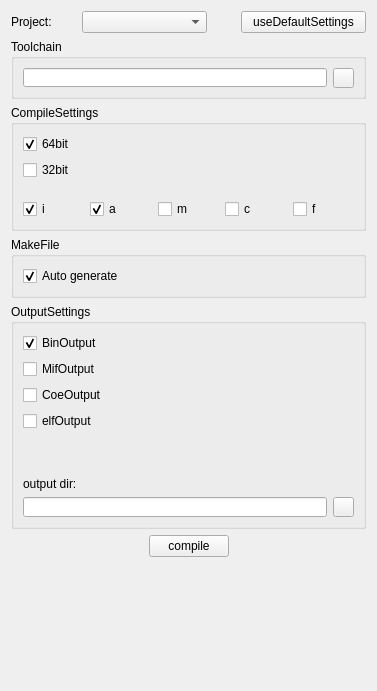
<?xml version="1.0" encoding="UTF-8"?>
<ui version="4.0">
 <class>CompileWidget</class>
 <widget class="QWidget" name="CompileWidget">
  <property name="geometry">
   <rect>
    <x>0</x>
    <y>0</y>
    <width>377</width>
    <height>691</height>
   </rect>
  </property>
  <property name="windowTitle">
   <string>Form</string>
  </property>
  <layout class="QVBoxLayout" name="verticalLayout_7">
   <item>
    <layout class="QHBoxLayout" name="horizontalLayout_4">
     <item>
      <widget class="QLabel" name="label">
       <property name="maximumSize">
        <size>
         <width>65</width>
         <height>16777215</height>
        </size>
       </property>
       <property name="text">
        <string>Project:</string>
       </property>
      </widget>
     </item>
     <item>
      <widget class="QComboBox" name="project_comboBox"/>
     </item>
     <item>
      <spacer name="horizontalSpacer_6">
       <property name="orientation">
        <enum>Qt::Horizontal</enum>
       </property>
       <property name="sizeType">
        <enum>QSizePolicy::Fixed</enum>
       </property>
       <property name="sizeHint" stdset="0">
        <size>
         <width>28</width>
         <height>13</height>
        </size>
       </property>
      </spacer>
     </item>
     <item>
      <widget class="QPushButton" name="useDefault_pushButton">
       <property name="text">
        <string>useDefaultSettings</string>
       </property>
      </widget>
     </item>
    </layout>
   </item>
   <item>
    <widget class="QGroupBox" name="groupBox_2">
     <property name="maximumSize">
      <size>
       <width>16777215</width>
       <height>60</height>
      </size>
     </property>
     <property name="toolTip">
      <string/>
     </property>
     <property name="title">
      <string>Toolchain</string>
     </property>
     <layout class="QHBoxLayout" name="horizontalLayout_2">
      <item>
       <widget class="QLineEdit" name="toolchain_lineEdit"/>
      </item>
      <item>
       <widget class="QPushButton" name="moreToolchain_pushButton">
        <property name="minimumSize">
         <size>
          <width>20</width>
          <height>20</height>
         </size>
        </property>
        <property name="maximumSize">
         <size>
          <width>21</width>
          <height>21</height>
         </size>
        </property>
        <property name="toolTip">
         <string>select</string>
        </property>
        <property name="text">
         <string/>
        </property>
        <property name="icon">
         <iconset resource="../icons/icons.qrc">
          <normaloff>:/pic/select.png</normaloff>:/pic/select.png</iconset>
        </property>
       </widget>
      </item>
     </layout>
    </widget>
   </item>
   <item>
    <layout class="QVBoxLayout" name="verticalLayout_4">
     <item>
      <widget class="QGroupBox" name="groupBox_3">
       <property name="title">
        <string>CompileSettings</string>
       </property>
       <layout class="QVBoxLayout" name="verticalLayout_3">
        <item>
         <layout class="QVBoxLayout" name="verticalLayout_2">
          <item>
           <widget class="QCheckBox" name="bit64_checkBox">
            <property name="text">
             <string>64bit</string>
            </property>
            <property name="checked">
             <bool>true</bool>
            </property>
           </widget>
          </item>
          <item>
           <widget class="QCheckBox" name="bit32_checkBox">
            <property name="text">
             <string>32bit</string>
            </property>
            <property name="checked">
             <bool>false</bool>
            </property>
           </widget>
          </item>
         </layout>
        </item>
        <item>
         <spacer name="verticalSpacer">
          <property name="orientation">
           <enum>Qt::Vertical</enum>
          </property>
          <property name="sizeType">
           <enum>QSizePolicy::Fixed</enum>
          </property>
          <property name="sizeHint" stdset="0">
           <size>
            <width>17</width>
            <height>13</height>
           </size>
          </property>
         </spacer>
        </item>
        <item>
         <layout class="QHBoxLayout" name="horizontalLayout_3">
          <item>
           <widget class="QCheckBox" name="i_checkBox">
            <property name="text">
             <string>i</string>
            </property>
            <property name="checked">
             <bool>true</bool>
            </property>
           </widget>
          </item>
          <item>
           <widget class="QCheckBox" name="a_checkBox">
            <property name="text">
             <string>a</string>
            </property>
            <property name="checked">
             <bool>true</bool>
            </property>
           </widget>
          </item>
          <item>
           <widget class="QCheckBox" name="m_checkBox">
            <property name="text">
             <string>m</string>
            </property>
           </widget>
          </item>
          <item>
           <widget class="QCheckBox" name="c_checkBox">
            <property name="text">
             <string>c</string>
            </property>
           </widget>
          </item>
          <item>
           <widget class="QCheckBox" name="f_checkBox">
            <property name="text">
             <string>f</string>
            </property>
           </widget>
          </item>
         </layout>
        </item>
       </layout>
      </widget>
     </item>
     <item>
      <widget class="QGroupBox" name="groupBox_4">
       <property name="title">
        <string>MakeFile</string>
       </property>
       <layout class="QFormLayout" name="formLayout">
        <item row="0" column="0">
         <widget class="QCheckBox" name="autoMakefile_checkBox">
          <property name="text">
           <string>Auto generate</string>
          </property>
          <property name="checked">
           <bool>true</bool>
          </property>
         </widget>
        </item>
       </layout>
      </widget>
     </item>
     <item>
      <spacer name="verticalSpacer_3">
       <property name="orientation">
        <enum>Qt::Vertical</enum>
       </property>
       <property name="sizeType">
        <enum>QSizePolicy::Expanding</enum>
       </property>
       <property name="sizeHint" stdset="0">
        <size>
         <width>38</width>
         <height>18</height>
        </size>
       </property>
      </spacer>
     </item>
    </layout>
   </item>
   <item>
    <layout class="QVBoxLayout" name="verticalLayout_6">
     <item>
      <widget class="QGroupBox" name="groupBox">
       <property name="minimumSize">
        <size>
         <width>141</width>
         <height>0</height>
        </size>
       </property>
       <property name="title">
        <string>OutputSettings</string>
       </property>
       <layout class="QVBoxLayout" name="verticalLayout_5">
        <item>
         <widget class="QCheckBox" name="binaryOutput_checkBox">
          <property name="text">
           <string>BinOutput</string>
          </property>
          <property name="checked">
           <bool>true</bool>
          </property>
         </widget>
        </item>
        <item>
         <widget class="QCheckBox" name="mifOutput_checkBox">
          <property name="text">
           <string>MifOutput</string>
          </property>
         </widget>
        </item>
        <item>
         <widget class="QCheckBox" name="coeOutput_checkBox">
          <property name="text">
           <string>CoeOutput</string>
          </property>
         </widget>
        </item>
        <item>
         <widget class="QCheckBox" name="normalOutput_checkBox">
          <property name="text">
           <string>elfOutput</string>
          </property>
         </widget>
        </item>
        <item>
         <spacer name="verticalSpacer_5">
          <property name="orientation">
           <enum>Qt::Vertical</enum>
          </property>
          <property name="sizeType">
           <enum>QSizePolicy::Fixed</enum>
          </property>
          <property name="sizeHint" stdset="0">
           <size>
            <width>20</width>
            <height>40</height>
           </size>
          </property>
         </spacer>
        </item>
        <item>
         <layout class="QVBoxLayout" name="verticalLayout">
          <item>
           <widget class="QLabel" name="label_2">
            <property name="text">
             <string>output dir:</string>
            </property>
           </widget>
          </item>
          <item>
           <layout class="QHBoxLayout" name="horizontalLayout">
            <item>
             <widget class="QLineEdit" name="outputDir_lineEdit">
              <property name="minimumSize">
               <size>
                <width>0</width>
                <height>20</height>
               </size>
              </property>
              <property name="toolTip">
               <string>PathNow</string>
              </property>
             </widget>
            </item>
            <item>
             <widget class="QPushButton" name="moreOutputDir_pushButton">
              <property name="minimumSize">
               <size>
                <width>20</width>
                <height>20</height>
               </size>
              </property>
              <property name="maximumSize">
               <size>
                <width>21</width>
                <height>21</height>
               </size>
              </property>
              <property name="toolTip">
               <string>select</string>
              </property>
              <property name="text">
               <string/>
              </property>
              <property name="icon">
               <iconset resource="../icons/icons.qrc">
                <normaloff>:/pic/select.png</normaloff>:/pic/select.png</iconset>
              </property>
             </widget>
            </item>
           </layout>
          </item>
         </layout>
        </item>
       </layout>
      </widget>
     </item>
     <item>
      <spacer name="verticalSpacer_2">
       <property name="orientation">
        <enum>Qt::Vertical</enum>
       </property>
       <property name="sizeType">
        <enum>QSizePolicy::Expanding</enum>
       </property>
       <property name="sizeHint" stdset="0">
        <size>
         <width>68</width>
         <height>18</height>
        </size>
       </property>
      </spacer>
     </item>
    </layout>
   </item>
   <item>
    <layout class="QHBoxLayout" name="horizontalLayout_7">
     <item>
      <spacer name="horizontalSpacer_3">
       <property name="orientation">
        <enum>Qt::Horizontal</enum>
       </property>
       <property name="sizeHint" stdset="0">
        <size>
         <width>40</width>
         <height>20</height>
        </size>
       </property>
      </spacer>
     </item>
     <item>
      <widget class="QPushButton" name="compile_pushButton">
       <property name="text">
        <string>compile</string>
       </property>
       <property name="icon">
        <iconset resource="../icons/icons.qrc">
         <normaloff>:/pic/start.png</normaloff>:/pic/start.png</iconset>
       </property>
      </widget>
     </item>
     <item>
      <spacer name="horizontalSpacer_4">
       <property name="orientation">
        <enum>Qt::Horizontal</enum>
       </property>
       <property name="sizeHint" stdset="0">
        <size>
         <width>40</width>
         <height>20</height>
        </size>
       </property>
      </spacer>
     </item>
    </layout>
   </item>
   <item>
    <spacer name="verticalSpacer_4">
     <property name="orientation">
      <enum>Qt::Vertical</enum>
     </property>
     <property name="sizeType">
      <enum>QSizePolicy::Maximum</enum>
     </property>
     <property name="sizeHint" stdset="0">
      <size>
       <width>48</width>
       <height>173</height>
      </size>
     </property>
    </spacer>
   </item>
  </layout>
 </widget>
 <resources>
  <include location="../icons/icons.qrc"/>
 </resources>
 <connections/>
</ui>
